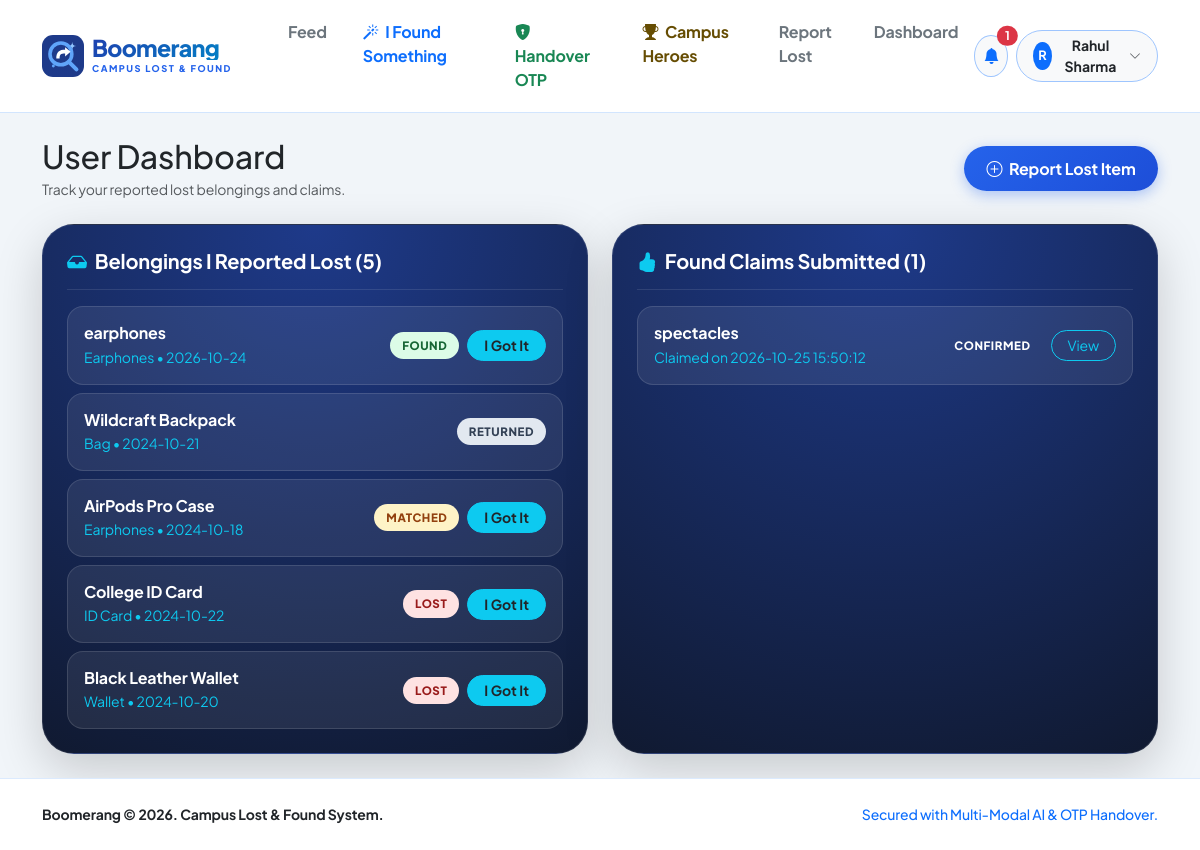
/dashboard (signed in), run on the app's committed database.
### tables this page shows
CREATE TABLE users (
        id INTEGER PRIMARY KEY AUTOINCREMENT,
        name TEXT,
        email TEXT UNIQUE,
        phone TEXT,
        dept TEXT,
        pw TEXT,
        role TEXT DEFAULT 'user'
    , karma INTEGER DEFAULT 0);

CREATE TABLE items (
        id INTEGER PRIMARY KEY AUTOINCREMENT,
        owner_id INTEGER,
        name TEXT,
        category TEXT,
        date TEXT,
        place TEXT,
        description TEXT,
        photo TEXT,
        features TEXT,
        status TEXT DEFAULT 'lost',
        created TIMESTAMP DEFAULT CURRENT_TIMESTAMP
    );

CREATE TABLE claims (
        id INTEGER PRIMARY KEY AUTOINCREMENT,
        item_id INTEGER,
        finder_id INTEGER,
        photo TEXT,
        description TEXT,
        answers TEXT,
        result TEXT,
        status TEXT,
        created TIMESTAMP DEFAULT CURRENT_TIMESTAMP
    , handover_otp TEXT);

### app.py (the view)
@app.route("/dashboard")
@login_required
def dashboard():
    u = me()
    mine = q("SELECT * FROM items WHERE owner_id=? ORDER BY id DESC", (u["id"],))
    claims = q("""
        SELECT c.*, i.name iname, i.status istatus
        FROM claims c
        JOIN items i ON i.id = c.item_id
        WHERE c.finder_id = ? ORDER BY c.id DESC
    """, (u["id"],))
    my_found_reports = q("SELECT * FROM found_reports WHERE finder_id=? ORDER BY id DESC", (u["id"],))
    return render_template("dashboard.html", mine=mine, claims=claims, my_found_reports=my_found_reports)

### app.py (called while the page is built)
def db():
    if "db" not in g:
        g.db = sqlite3.connect(DB)
        g.db.row_factory = sqlite3.Row
    return g.db

def q(sql, args=(), one=False, commit=False):
    cur = db().execute(sql, args)
    if commit:
        db().commit()
        return cur.lastrowid
    rows = cur.fetchall()
    return (rows[0] if rows else None) if one else rows

def me():
    if "uid" in session:
        return q("SELECT * FROM users WHERE id=?", (session["uid"],), one=True)
    return None

def login_required(f):
    @wraps(f)
    def w(*a, **k):
        if not me():
            flash("Please log in to continue.", "warning")
            return redirect(url_for("login"))
        return f(*a, **k)
    return w

@app.context_processor
def inject():
    u = me()
    unread_count = 0
    if u:
        row = q("SELECT COUNT(*) c FROM notes WHERE user_id=? AND seen=0", (u["id"],), one=True)
        unread_count = row["c"] if row else 0
    return dict(current_user=u, unread=unread_count, mask=mask, categories=CATEGORIES)

### templates/dashboard.html (shortened to what this page needs)
{% extends "base.html" %}
{% block content %}
<div class="d-flex justify-content-between align-items-center mb-4 flex-wrap gap-2">
    <div>
        <h2 class="fw-extrabold mb-1 text-dark">User Dashboard</h2>
        <p class="text-muted small mb-0">Track your reported lost belongings and claims.</p>
    </div>
    <a href="{{ url_for('lost_new') }}" class="btn btn-boomerang">
        <i class="bi bi-plus-circle me-1"></i> Report Lost Item
    </a>
</div>
<div class="row g-4">
    <div class="col-lg-6">
        <div class="p-4 h-100 rounded-5 shadow-lg" style="background: radial-gradient(120% 120% at 50% 0%, #1e3a8a 0%, #0f172a 100%); border: 1px solid rgba(255,255,255,0.1);">
            <h5 class="fw-bold mb-3 d-flex align-items-center gap-2 text-white border-bottom border-light border-opacity-10 pb-3">
                <i class="bi bi-inbox-fill text-info"></i> Belongings I Reported Lost ({{ mine|length }})
            </h5>
            {% if mine %}
            <div class="d-flex flex-column gap-2">
                {% for it in mine %}
                <div class="p-3 rounded-4 d-flex justify-content-between align-items-center text-white" style="background: rgba(255,255,255,0.08); border: 1px solid rgba(255,255,255,0.12);">
                    <div>
                        <h6 class="fw-bold mb-1"><a href="{{ url_for('item', iid=it.id) }}" class="text-white text-decoration-none">{{ it.name }}</a></h6>
                        <div class="text-info small">{{ it.category }} • {{ it.date }}</div>
                    </div>
                    <div class="d-flex align-items-center gap-2">
                        <span class="status-pill status-{{ it.status }}">{{ it.status }}</span>
                        {% if it.status != 'returned' %}
                        <form method="POST" action="{{ url_for('got_it', iid=it.id) }}">
                            <button type="submit" class="btn btn-sm btn-info text-dark fw-bold rounded-pill px-3">I Got It</button>
                        </form>
                        {% endif %}
                    </div>
                </div>
                {% endfor %}
            </div>
            {% else %}
            <div class="text-center py-5 text-light opacity-75 small">You haven't reported any lost items.</div>
            {% endif %}
        </div>
    </div>
    <div class="col-lg-6">
        <div class="p-4 h-100 rounded-5 shadow-lg" style="background: radial-gradient(120% 120% at 50% 0%, #1e3a8a 0%, #0f172a 100%); border: 1px solid rgba(255,255,255,0.1);">
            <h5 class="fw-bold mb-3 d-flex align-items-center gap-2 text-white border-bottom border-light border-opacity-10 pb-3">
                <i class="bi bi-hand-thumbs-up-fill text-info"></i> Found Claims Submitted ({{ claims|length }})
            </h5>
            {% if claims %}
            <div class="d-flex flex-column gap-2">
                {% for c in claims %}
                <div class="p-3 rounded-4 d-flex justify-content-between align-items-center text-white" style="background: rgba(255,255,255,0.08); border: 1px solid rgba(255,255,255,0.12);">
                    <div>
                        <h6 class="fw-bold mb-1"><a href="{{ url_for('claim', cid=c.id) }}" class="text-white text-decoration-none">{{ c.iname }}</a></h6>
                        <div class="text-info small">Claimed on {{ c.created }}</div>
                    </div>
                    <div class="d-flex align-items-center gap-2">
                        <span class="status-pill status-{{ c.status }}">{{ c.status }}</span>
                        <a href="{{ url_for('claim', cid=c.id) }}" class="btn btn-sm btn-outline-info rounded-pill px-3">View</a>
                    </div>
                </div>
                {% endfor %}
            </div>
            {% else %}
            <div class="text-center py-5 text-light opacity-75 small">You haven't claimed any found items yet.</div>
            {% endif %}
        </div>
    </div>
</div>
{% endblock %}

### templates/base.html (shortened to what this page needs)
<!DOCTYPE html>
<html lang="en">
<head>
    <link href="https://cdn.jsdelivr.net/npm/bootstrap@5.3.3/dist/css/bootstrap.min.css" rel="stylesheet">
    <link href="https://cdn.jsdelivr.net/npm/bootstrap-icons@1.11.3/font/bootstrap-icons.min.css" rel="stylesheet">
</head>
<body>
    <nav class="navbar navbar-expand-lg glass-nav sticky-top">
        <div class="container py-1">
            <a class="navbar-brand d-flex align-items-center gap-2 text-decoration-none" href="{{ url_for('index') }}">
                <div class="d-flex flex-column">
                    <span class="brand-title">Boomerang</span>
                    <span class="brand-subtitle">CAMPUS LOST & FOUND</span>
                </div>
            </a>
            <div class="collapse navbar-collapse" id="navContent">
                <ul class="navbar-nav me-auto mb-2 mb-lg-0 ms-lg-4 gap-1">
                    <li class="nav-item"><a class="nav-link fw-bold px-3 text-secondary" href="{{ url_for('index') }}">Feed</a></li>
                    <li class="nav-item">
                        <a class="nav-link fw-bold px-3 text-primary" href="{{ url_for('found_new') }}">
                            <i class="bi bi-magic me-1"></i> I Found Something
                        </a>
                    </li>
                    <li class="nav-item">
                        <a class="nav-link fw-bold px-3 text-success" href="{{ url_for('otp_verify_page') }}">
                            <i class="bi bi-shield-lock-fill me-1"></i> Handover OTP
                        </a>
                    </li>
                    <li class="nav-item">
                        <a class="nav-link fw-bold px-3 text-warning-emphasis" href="{{ url_for('leaderboard') }}">
                            <i class="bi bi-trophy-fill me-1"></i> Campus Heroes
                        </a>
                    </li>
                    {% if current_user %}
                    <li class="nav-item"><a class="nav-link fw-bold px-3 text-secondary" href="{{ url_for('lost_new') }}">Report Lost</a></li>
                    <li class="nav-item"><a class="nav-link fw-bold px-3 text-secondary" href="{{ url_for('dashboard') }}">Dashboard</a></li>
                    {% endif %}
                </ul>
                <div class="d-flex align-items-center gap-2">
                    {% if current_user %}
                    <a href="{{ url_for('notifications') }}" class="btn btn-light rounded-circle position-relative border border-primary-subtle p-2" title="Notifications">
                        <i class="bi bi-bell-fill text-primary fs-6"></i>
                        {% if unread > 0 %}
                        <span class="position-absolute top-0 start-100 translate-middle badge rounded-pill bg-danger">{{ unread }}</span>
                        {% endif %}
                    </a>
                    <div class="dropdown">
                        <button class="btn btn-light border border-primary-subtle rounded-pill d-flex align-items-center gap-2 py-1 px-3" type="button" data-bs-toggle="dropdown">
                            <span class="bg-primary text-white rounded-circle d-inline-flex align-items-center justify-content-center fw-bold" style="width: 28px; height: 28px; font-size: 0.8rem;">
                                {{ current_user.name[0]|upper }}
                            </span>
                            <span class="fw-bold small text-dark">{{ current_user.name }}</span>
                            <i class="bi bi-chevron-down text-muted" style="font-size: 0.75rem;"></i>
                        </button>
                    </div>
                    {% else %}
                    <a href="{{ url_for('login') }}" class="btn btn-light border rounded-pill px-4 fw-bold text-primary">Login</a>
                    <a href="{{ url_for('register') }}" class="btn btn-boomerang px-4">Register</a>
                    {% endif %}
                </div>
            </div>
        </div>
    </nav>
    <main class="container my-4 flex-grow-1">
        {% block content %}{% endblock %}
    </main>
    <footer class="footer-boomerang text-center small text-muted">
        <div class="container">
            <div class="d-flex justify-content-between align-items-center flex-column flex-md-row gap-2">
                <div class="fw-bold text-dark">Boomerang &copy; 2026. Campus Lost & Found System.</div>
                <div class="text-primary fw-medium">Secured with Multi-Modal AI & OTP Handover.</div>
            </div>
        </div>
    </footer>
</body>
</html>

### templates/base.html (style rules this page uses)
:root { --blue-950: #0a0f1d; --blue-900: #0f172a; --blue-800: #1e3a8a; --blue-700: #1d4ed8; --blue-600: #2563eb; --blue-500: #3b82f6; --blue-100: #dbeafe; }
body { font-family: 'Plus Jakarta Sans', sans-serif; background-color: #f1f5f9; color: #0f172a; min-height: 100vh; display: flex; flex-direction: column; letter-spacing: -0.01em; }
.glass-nav { background: rgba(255, 255, 255, 0.95); backdrop-filter: blur(14px); -webkit-backdrop-filter: blur(14px); border-bottom: 1px solid rgba(191, 219, 254, 0.7); }
.brand-title { font-size: 1.45rem; font-weight: 900; line-height: 1; letter-spacing: -0.03em; background: linear-gradient(135deg, #1e40af 0%, #0284c7 100%); -webkit-background-clip: text; -webkit-text-fill-color: transparent; }
.brand-subtitle { font-size: 0.58rem; font-weight: 800; letter-spacing: 0.16em; color: #2563eb; margin-top: 2px; text-transform: uppercase; }
.btn-boomerang { background: linear-gradient(135deg, #2563eb, #1d4ed8); color: #ffffff; font-weight: 700; border: none; border-radius: 9999px; padding: 0.65rem 1.4rem; box-shadow: 0 4px 14px rgba(37, 99, 235, 0.35); transition: all 0.2s ease; }
.status-pill { display: inline-flex; align-items: center; gap: 6px; font-size: 0.72rem; font-weight: 800; padding: 5px 12px; border-radius: 9999px; text-transform: uppercase; letter-spacing: 0.05em; }
.status-lost { background: #fee2e2; color: #991b1b; }
.status-matched { background: #fef3c7; color: #92400e; }
.status-found { background: #dcfce7; color: #166534; }
.status-returned { background: #e2e8f0; color: #334155; }
.footer-boomerang { margin-top: auto; background: #ffffff; border-top: 1px solid #dbeafe; padding: 25px 0; }

### data on the page
users: name "R", name "Rahul Sharma"
items: name "earphones", category "Earphones", date "2026-10-24", status "FOUND"
items: name "Wildcraft Backpack", category "Bag", date "2024-10-21", status "RETURNED"
items: name "AirPods Pro Case", category "Earphones", date "2024-10-18", status "MATCHED"
items: name "College ID Card", category "ID Card", date "2024-10-22", status "LOST"
items: name "Black Leather Wallet", category "Wallet", date "2024-10-20", status "LOST"
claims: iname "spectacles", created "2026-10-25 15:50:12", status "CONFIRMED"

### other printed values
{{ unread }} "1"
{{ mine|length }} "5"
{{ claims|length }} "1"
